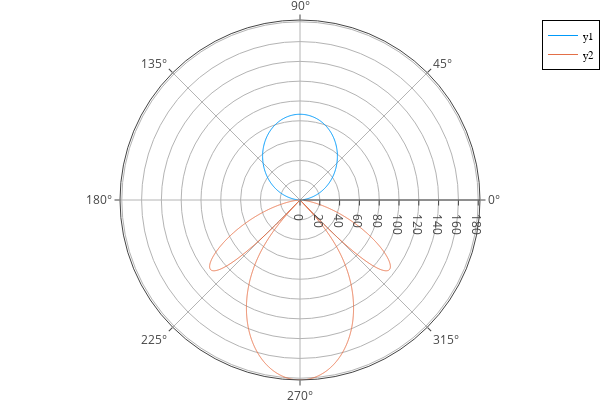

The code cell stored with this chart in its notebook:
### Code cell
plotly()
plot( θA,abs.(HsV).^2 .*Rf,proj=:polar)
plot!( θAn,c*abs.(HsVn).^2 .*Rf,proj=:polar)

### Figure 1 — Plotly figure (JSON) as saved in the notebook; plotly's stock layout.template omitted (floating-point values rounded to 4 significant figures; data arrays with more than 128 entries replaced by an {"elided": "..."} marker saying what was removed)
{"data": [{"colorbar": {"len": 0.9525, "title": {"text": ""}, "x": 0.9934, "y": 0.5139}, "legendgroup": "y1", "line": {"color": "rgba(0, 154, 250, 1.000)", "dash": "solid", "shape": "linear", "width": 1}, "mode": "lines", "name": "y1", "r": {"elided": "305 float values"}, "showlegend": true, "theta": {"elided": "305 float values"}, "type": "scatterpolar", "xaxis": "x", "yaxis": "y"}, {"colorbar": {"len": 0.9525, "title": {"text": ""}, "x": 0.9934, "y": 0.5139}, "legendgroup": "y2", "line": {"color": "rgba(227, 111, 71, 1.000)", "dash": "solid", "shape": "linear", "width": 1}, "mode": "lines", "name": "y2", "r": {"elided": "3042 float values"}, "showlegend": true, "theta": {"elided": "3042 float values"}, "type": "scatterpolar", "xaxis": "x", "yaxis": "y"}], "layout": {"angularaxis": {"range": [0, 360], "showline": true, "visible": true}, "annotations": [], "direction": "counterclockwise", "dragmode": "zoom", "height": 400, "legend": {"bgcolor": "rgba(255, 255, 255, 1.000)", "bordercolor": "rgba(0, 0, 0, 1)", "borderwidth": 1, "font": {"color": "rgba(0, 0, 0, 1)", "family": "sans-serif", "size": 11}, "title": {"font": {"color": "rgba(0, 0, 0, 1)", "family": "sans-serif", "size": 15}, "text": ""}, "tracegroupgap": 0, "traceorder": "normal", "x": 1, "xanchor": "auto", "y": 1, "yanchor": "auto"}, "margin": {"b": 20, "l": 0, "r": 0, "t": 20}, "paper_bgcolor": "rgba(255, 255, 255, 1.000)", "plot_bgcolor": "rgba(255, 255, 255, 1.000)", "polar": {"angularaxis": {"rotation": 0, "type": "linear"}, "radialaxis": {"angle": 0, "autorange": false, "range": [0, 181.8], "type": "linear"}}, "radialaxis": {"orientation": -90, "range": [0, 200.0], "showline": true, "visible": true}, "showlegend": true, "width": 600}}
